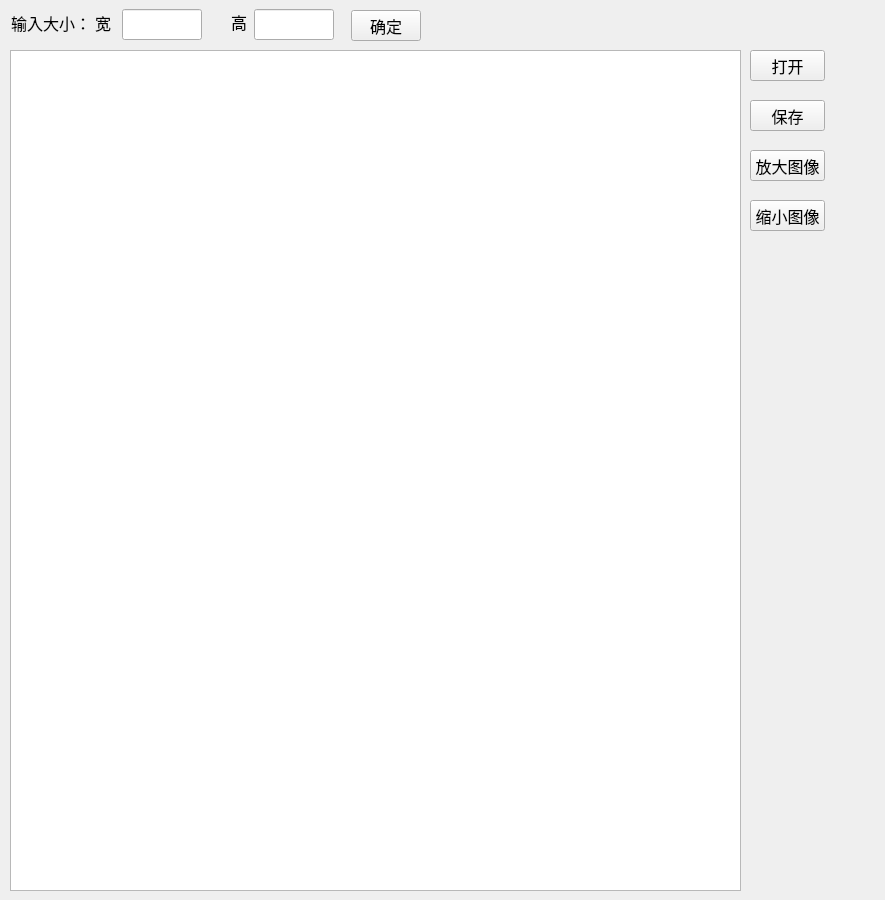
<?xml version="1.0" encoding="UTF-8"?>
<ui version="4.0">
 <class>imageresize</class>
 <widget class="QWidget" name="imageresize">
  <property name="geometry">
   <rect>
    <x>0</x>
    <y>0</y>
    <width>885</width>
    <height>900</height>
   </rect>
  </property>
  <property name="windowTitle">
   <string>Form</string>
  </property>
  <property name="styleSheet">
   <string notr="true"/>
  </property>
  <widget class="QGraphicsView" name="graphicsView">
   <property name="geometry">
    <rect>
     <x>10</x>
     <y>50</y>
     <width>731</width>
     <height>841</height>
    </rect>
   </property>
  </widget>
  <widget class="QPushButton" name="pushButton">
   <property name="geometry">
    <rect>
     <x>750</x>
     <y>50</y>
     <width>75</width>
     <height>31</height>
    </rect>
   </property>
   <property name="font">
    <font>
     <family>宋体</family>
     <pointsize>12</pointsize>
    </font>
   </property>
   <property name="text">
    <string>打开</string>
   </property>
  </widget>
  <widget class="QPushButton" name="pushButton_2">
   <property name="geometry">
    <rect>
     <x>750</x>
     <y>100</y>
     <width>75</width>
     <height>31</height>
    </rect>
   </property>
   <property name="font">
    <font>
     <family>宋体</family>
     <pointsize>12</pointsize>
    </font>
   </property>
   <property name="text">
    <string>保存</string>
   </property>
  </widget>
  <widget class="QPushButton" name="pushButton_3">
   <property name="geometry">
    <rect>
     <x>351</x>
     <y>10</y>
     <width>70</width>
     <height>31</height>
    </rect>
   </property>
   <property name="font">
    <font>
     <family>宋体</family>
     <pointsize>12</pointsize>
    </font>
   </property>
   <property name="text">
    <string>确定</string>
   </property>
  </widget>
  <widget class="QLineEdit" name="lineEdit">
   <property name="geometry">
    <rect>
     <x>122</x>
     <y>9</y>
     <width>80</width>
     <height>31</height>
    </rect>
   </property>
  </widget>
  <widget class="QLabel" name="label_2">
   <property name="geometry">
    <rect>
     <x>95</x>
     <y>12</y>
     <width>30</width>
     <height>21</height>
    </rect>
   </property>
   <property name="font">
    <font>
     <family>宋体</family>
     <pointsize>12</pointsize>
    </font>
   </property>
   <property name="text">
    <string>宽</string>
   </property>
  </widget>
  <widget class="QLineEdit" name="lineEdit_2">
   <property name="geometry">
    <rect>
     <x>254</x>
     <y>9</y>
     <width>80</width>
     <height>31</height>
    </rect>
   </property>
   <property name="text">
    <string/>
   </property>
  </widget>
  <widget class="QLabel" name="label_3">
   <property name="geometry">
    <rect>
     <x>231</x>
     <y>11</y>
     <width>31</width>
     <height>21</height>
    </rect>
   </property>
   <property name="font">
    <font>
     <family>宋体</family>
     <pointsize>12</pointsize>
    </font>
   </property>
   <property name="text">
    <string>高</string>
   </property>
  </widget>
  <widget class="QPushButton" name="pushButton_4">
   <property name="geometry">
    <rect>
     <x>750</x>
     <y>150</y>
     <width>75</width>
     <height>31</height>
    </rect>
   </property>
   <property name="font">
    <font>
     <family>宋体</family>
     <pointsize>12</pointsize>
    </font>
   </property>
   <property name="text">
    <string>放大图像</string>
   </property>
  </widget>
  <widget class="QPushButton" name="pushButton_5">
   <property name="geometry">
    <rect>
     <x>750</x>
     <y>200</y>
     <width>75</width>
     <height>31</height>
    </rect>
   </property>
   <property name="font">
    <font>
     <family>宋体</family>
     <pointsize>12</pointsize>
    </font>
   </property>
   <property name="text">
    <string>缩小图像</string>
   </property>
  </widget>
  <widget class="QLabel" name="label_4">
   <property name="geometry">
    <rect>
     <x>11</x>
     <y>12</y>
     <width>81</width>
     <height>21</height>
    </rect>
   </property>
   <property name="font">
    <font>
     <family>宋体</family>
     <pointsize>12</pointsize>
    </font>
   </property>
   <property name="text">
    <string>输入大小：</string>
   </property>
  </widget>
  <zorder>graphicsView</zorder>
  <zorder>pushButton</zorder>
  <zorder>pushButton_2</zorder>
  <zorder>pushButton_3</zorder>
  <zorder>label_2</zorder>
  <zorder>label_3</zorder>
  <zorder>pushButton_4</zorder>
  <zorder>pushButton_5</zorder>
  <zorder>lineEdit</zorder>
  <zorder>lineEdit_2</zorder>
  <zorder>label_4</zorder>
 </widget>
 <resources/>
 <connections/>
</ui>
